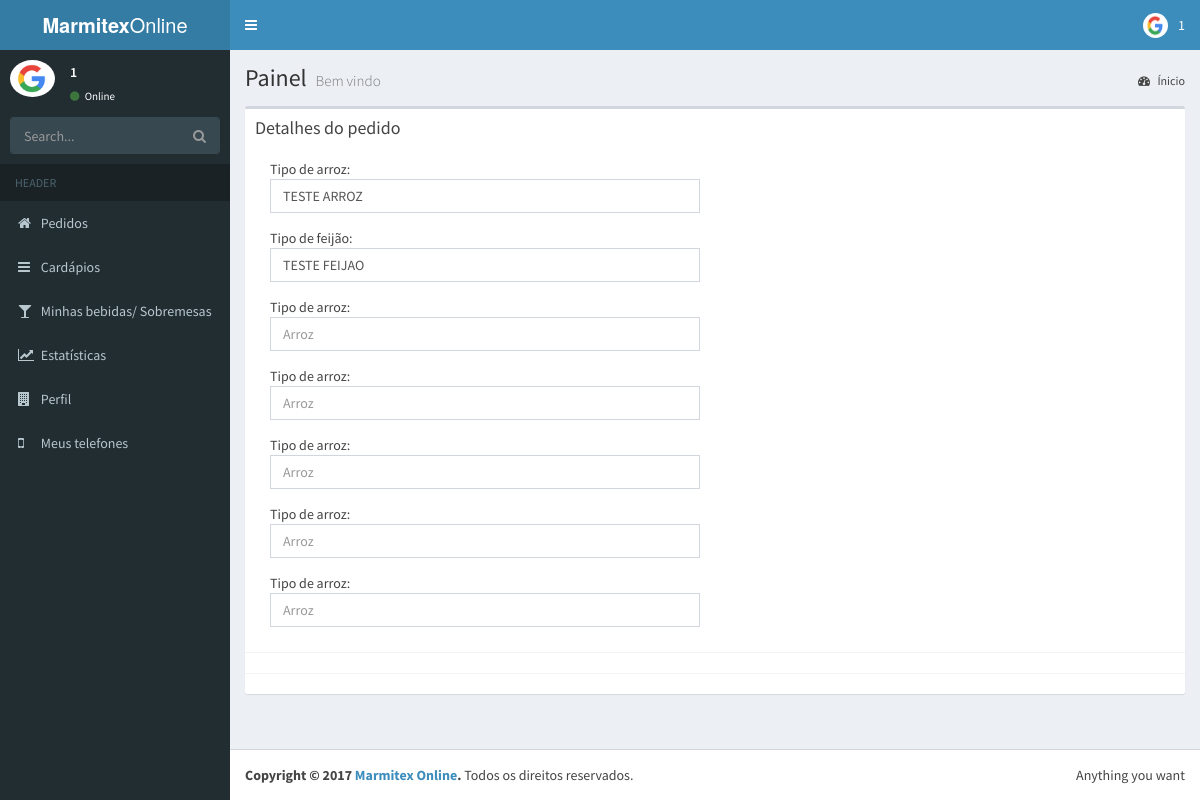
Page /sys/request_details.php?id=2 (signed in) on the committed database.
### tables this page shows
CREATE TABLE `user_j` (
  `id` int(11) NOT NULL,
  `id_user` int(11) NOT NULL,
  `user_cnpj` varchar(100) NOT NULL,
  `social_name` varchar(100) NOT NULL,
  `fantasy_name` varchar(100) NOT NULL,
  `logo_address` varchar(200) NOT NULL,
  `start_hour` varchar(45) NOT NULL,
  `finish_hour` varchar(45) NOT NULL,
  `make_delivery` tinyint(1) NOT NULL,
  `cep` varchar(45) NOT NULL,
  `city` varchar(100) NOT NULL,
  `uf` varchar(10) NOT NULL,
  `street` varchar(100) NOT NULL,
  `number` int(11) NOT NULL,
  `nboor` varchar(100) NOT NULL,
  `complement` varchar(100) NOT NULL
);

CREATE TABLE `pots_rice` (
  `id` int(11) NOT NULL,
  `id_pot` int(11) NOT NULL,
  `name` varchar(45) NOT NULL
);

CREATE TABLE `pots_beans` (
  `id` int(11) NOT NULL,
  `id_pot` int(11) NOT NULL,
  `name` varchar(45) NOT NULL
);

### sys/request_details.php (the view, shortened to what this page needs)
<!DOCTYPE html>
<html>
<head>
  <?php
  require("../connection/bd_connection.php");
  ?>
  <link rel="stylesheet" href="../components_sys/bootstrap/css/bootstrap.min.css">
  <link rel="stylesheet" href="https://cdnjs.cloudflare.com/ajax/libs/font-awesome/4.5.0/css/font-awesome.min.css">
  <link rel="stylesheet" href="https://cdnjs.cloudflare.com/ajax/libs/ionicons/2.0.1/css/ionicons.min.css">
  <link rel="stylesheet" href="../components_sys/dist/css/AdminLTE.min.css">
  <link rel="stylesheet" href="../components_sys/dist/css/skins/skin-blue.min.css">
</head>
<body class="hold-transition skin-blue sidebar-mini">
  <?php require("layout/layout.php"); ?>
<div class="wrapper">
  <?php
  topmenu();
  aside();
  ?>
  <div class="content-wrapper">
    <section class="content-header">
      <h1>
        Painel
        <small>Bem vindo</small>
      </h1>
      <ol class="breadcrumb">
        <li><a href="#"><i class="fa fa-dashboard"></i> Ínicio</a></li>
      </ol>
    </section>
    <section class="content">
      <div class="box">
        <?php
        $SQL = "SELECT * FROM pots_asks WHERE id='".$_GET['id']."'";
        $resultado = mysqli_query($con, $SQL) or die(mysqli_error($con));
        $linha = mysqli_fetch_assoc($resultado);
         ?>
              <div class="box-header with-border">
                <h3 class="box-title">Detalhes do pedido </h3><br><br>
                <div class='col-md-6'>
                  Tipo de arroz:
                  <div class="form-group has-feedback">
                    <?php
                    $SQL_rice = "SELECT * FROM pots_rice WHERE id='".$linha['id_rice']."'";
                    $resultado_rice = mysqli_query($con, $SQL_rice) or die(mysqli_error($con));
                    $linha_rice = mysqli_fetch_assoc($resultado_rice);
                    ?>
                    <input type="text" class="form-control" value="<?php echo $linha_rice['name']?>" placeholder="Arroz" >
                  </div>
                  Tipo de feijão:
                  <div class="form-group has-feedback">
                    <?php
                    $SQL_bean= "SELECT * FROM pots_beans WHERE id='".$linha['id_bean']."'";
                    $resultado_bean = mysqli_query($con, $SQL_bean) or die(mysqli_error($con));
                    $linha_bean = mysqli_fetch_assoc($resultado_bean);
                    ?>
                    <input type="text" class="form-control" value="<?php echo $linha_bean['name']?>" placeholder="Arroz" >
                  </div>
                  Tipo de arroz:
                  <div class="form-group has-feedback">
                    <input type="text" class="form-control"  placeholder="Arroz" >
                  </div>
                  Tipo de arroz:
                  <div class="form-group has-feedback">
                    <input type="text" class="form-control"  placeholder="Arroz" >
                  </div>
                  Tipo de arroz:
                  <div class="form-group has-feedback">
                    <input type="text" class="form-control"  placeholder="Arroz" >
                  </div>
                  Tipo de arroz:
                  <div class="form-group has-feedback">
                    <input type="text" class="form-control"  placeholder="Arroz" >
                  </div>
                  Tipo de arroz:
                  <div class="form-group has-feedback">
                    <input type="text" class="form-control"  placeholder="Arroz" >
                  </div>
                </div>
              </div>
              <div class="box-body">
              </div>
              <div class="box-footer">
               </div>
            </div>
    </section>
  </div>
  <?php
  rodape();
   ?>
</div>
</body>
</html>

### sys/layout/layout.php (shortened to what this page needs)
<?php
function getImage(){
  require("../connection/bd_connection.php");
  if($_SESSION['user_type'] == 2){
    $profile_icon_null = "images/profile_icon_null.png";
    $SQL = "SELECT logo_address FROM user_f WHERE id_user = '".$_SESSION['id_user']."'";
    $result = mysqli_query($con, $SQL) or die(mysqli_error($con));
    $row = mysqli_fetch_assoc($result);
    if($row['logo_address'] != ""){
      return $row['logo_address'];
    }else{
      return $profile_icon_null;
    }
  }else{
    $profile_icon_null = "images/profile_icon_null.png";
    $SQL = "SELECT logo_address FROM user_j WHERE id_user = '".$_SESSION['id_user']."'";
    $result = mysqli_query($con, $SQL) or die(mysqli_error($con));
    $row = mysqli_fetch_assoc($result);
    if($row['logo_address'] != ""){
      return $row['logo_address'];
    }else{
      return $profile_icon_null;
    }
  }
}
function topmenu(){
  ?>
  <header class="main-header">
    <a href="../sys/" class="logo">
      <span class="logo-lg"><b>Marmitex</b>Online</span>
    </a>
    <nav class="navbar navbar-static-top" role="navigation">
      <a href="#" class="sidebar-toggle" data-toggle="offcanvas" role="button">
      </a>
      <div class="navbar-custom-menu">
        <ul class="nav navbar-nav">
          <li class="dropdown user user-menu">
            <a href="#" class="dropdown-toggle" data-toggle="dropdown">
              <img src="<?php echo getImage() ?>" class="user-image" alt="User Image">
              <span class="hidden-xs"><?php echo $_SESSION['name']; ?></span>
            </a>
          </li>
        </ul>
      </div>
    </nav>
  </header>
  <?php
}
  function aside(){
    ?>
    <aside class="main-sidebar">
      <section class="sidebar">
        <div class="user-panel">
          <div class="pull-left image">
            <img src="<?php echo getImage() ?>" class="img-circle" alt="User Image">
          </div>
          <div class="pull-left info">
            <p><?php echo $_SESSION['name']; ?></p>
            <a href="#"><i class="fa fa-circle text-success"></i> Online</a>
          </div>
        </div>
        <form action="#" method="get" class="sidebar-form">
          <div class="input-group">
            <input type="text" name="q" class="form-control" placeholder="Search...">
                <span class="input-group-btn">
                  <button type="submit" name="search" id="search-btn" class="btn btn-flat"><i class="fa fa-search"></i>
                  </button>
                </span>
          </div>
        </form>
        <ul class="sidebar-menu">
          <li class="header">HEADER</li>
          <li><a href="../sys/"><i class="fa fa-home"></i> <span>Pedidos</span></a></li>
          <li><a href="menus.php"><i class="fa fa-bars"></i> <span>Cardápios</span></a></li>
          <li><a href="drinks.php"><i class="fa fa-glass"></i> <span>Minhas bebidas/ Sobremesas</span></a></li>
          <li><a href="statistics.php"><i class="fa fa-line-chart"></i> <span>Estatísticas</span></a></li>
          <li><a href="company.php"><i class="fa fa-building"></i> <span>Perfil</span></a></li>
          <li><a href="phones.php"><i class="fa fa-mobile-phone"></i> <span>Meus telefones</span></a></li>
        </ul>
      </section>
    </aside>
    <?php
  }
  function rodape(){
  ?>
    <footer class="main-footer">
      <div class="pull-right hidden-xs">
        Anything you want
      </div>
      <strong>Copyright &copy; 2017 <a href="#">Marmitex Online</a>.</strong> Todos os direitos reservados.
    </footer>
    <?php
  }
 ?>

### rows in the picture
user_j: logo_address (picture)
pots_rice: name "TESTE ARROZ"
pots_beans: name "TESTE FEIJAO"

### other values in the picture
$_SESSION['name'] "1"
